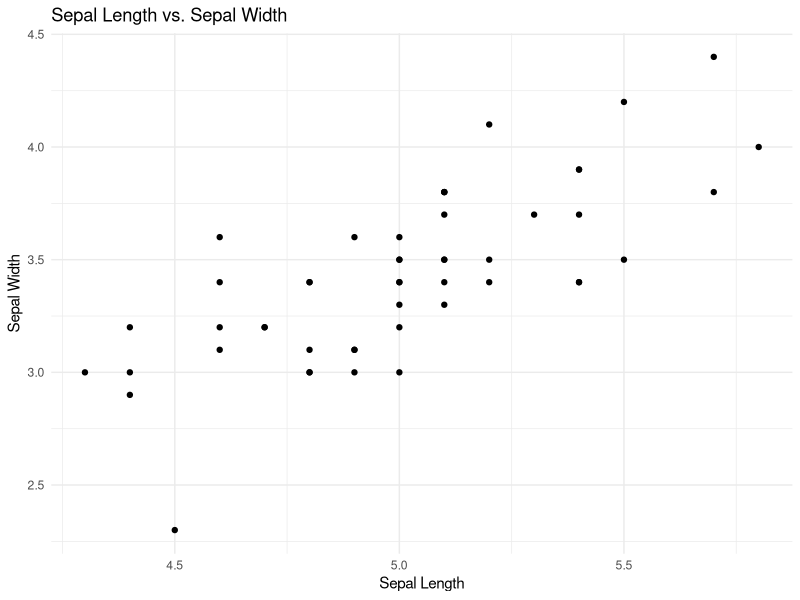

Write the R code that produced this figure.
## ---- chunk 1
#| label: Load-necessary-libraries
#| echo: false
#| output: false
library(tidyverse)
## ---- chunk 2
#| label: Load-data
data_test <- 
  iris %>% 
  dplyr::glimpse()
## ---- chunk 3
#| label: Filter-data
data_setosa <- 
  data_test %>% 
  dplyr::filter(Species == "setosa")

dplyr::glimpse(data_setosa)
## ---- chunk 4
#| label: Scatter-plot
# Scatter plot
data_setosa  %>% 
  ggplot2::ggplot(
    mapping = ggplot2::aes(
      x = Sepal.Length,
       y = Sepal.Width)) +
  ggplot2::geom_point() +
  ggplot2::labs(
    title = "Sepal Length vs. Sepal Width",
       x = "Sepal Length",
       y = "Sepal Width") +
  ggplot2::theme_minimal()
